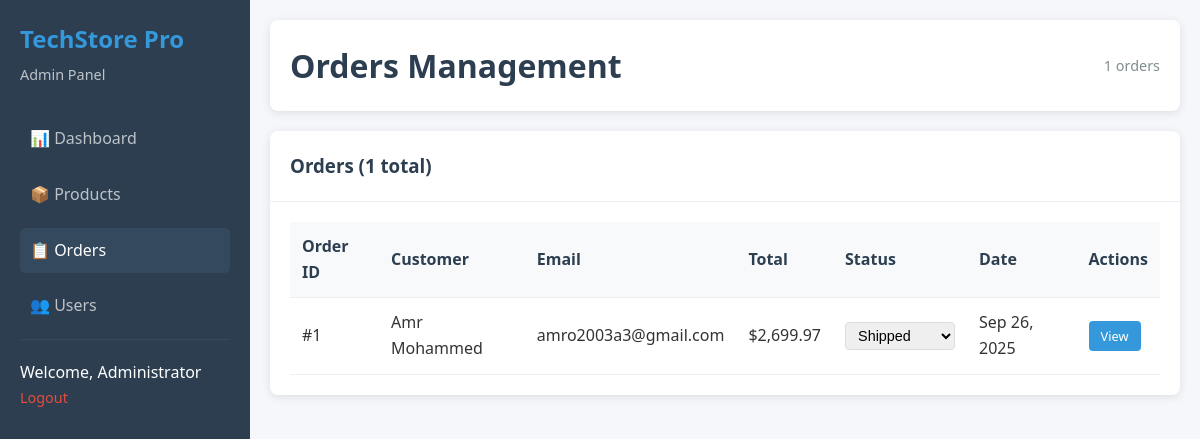
The page /admin/orders.php (signed in) on the database its author committed.
### tables this page shows
CREATE TABLE `orders` (
  `id` int(11) NOT NULL,
  `user_id` int(11) NOT NULL,
  `shipping_name` varchar(255) NOT NULL,
  `shipping_email` varchar(255) NOT NULL,
  `shipping_phone` varchar(20) NOT NULL,
  `shipping_address` text NOT NULL,
  `shipping_city` varchar(100) NOT NULL,
  `shipping_state` varchar(100) NOT NULL,
  `shipping_zip` varchar(20) NOT NULL,
  `card_last_four` varchar(4) NOT NULL,
  `subtotal` decimal(10,2) NOT NULL,
  `shipping` decimal(10,2) NOT NULL DEFAULT 0.00,
  `tax` decimal(10,2) NOT NULL DEFAULT 0.00,
  `total` decimal(10,2) NOT NULL,
  `status` enum('pending','processing','shipped','delivered','cancelled') DEFAULT 'pending',
  `created_at` timestamp NOT NULL DEFAULT current_timestamp(),
  `updated_at` timestamp NOT NULL DEFAULT current_timestamp() ON UPDATE current_timestamp()
);

CREATE TABLE `users` (
  `id` int(11) NOT NULL,
  `name` varchar(255) NOT NULL,
  `email` varchar(255) NOT NULL,
  `password` varchar(255) NOT NULL,
  `location` varchar(255) DEFAULT NULL,
  `phone` varchar(50) DEFAULT NULL,
  `created_at` timestamp NOT NULL DEFAULT current_timestamp(),
  `updated_at` timestamp NOT NULL DEFAULT current_timestamp() ON UPDATE current_timestamp()
);

### admin/includes/admin_auth.php (called while the page is built, shortened)
<?php
$admin_name = $_SESSION['admin_name'] ?? '';
?>

### admin/orders.php (the view, shortened to what this page needs)
<?php
require_once 'includes/admin_auth.php';
try {
    $sql = "SELECT o.*, u.name as customer_name, u.email as customer_email
            FROM orders o
            LEFT JOIN users u ON o.user_id = u.id
            ORDER BY o.created_at DESC
            LIMIT 20";
    $result = $conn->query($sql);
    $orders = $result ? $result->fetch_all(MYSQLI_ASSOC) : [];
} catch (Exception $e) {
    $orders = [];
    $_SESSION['error'] = 'Error loading orders: ' . $e->getMessage();
}
try {
    $count_sql = "SELECT COUNT(*) as total FROM orders";
    $count_result = $conn->query($count_sql);
    $total_orders = $count_result ? $count_result->fetch_assoc()['total'] : 0;
} catch (Exception $e) {
    $total_orders = 0;
}
?>
<!DOCTYPE html>
<html lang="en">
<head>
</head>
<body>
    <div class="admin-container">
        <div class="admin-sidebar">
            <div class="sidebar-header">
                <h2>TechStore Pro</h2>
                <p>Admin Panel</p>
            </div>
            <nav class="sidebar-nav">
                <ul>
                    <li><a href="dashboard.php">📊 Dashboard</a></li>
                    <li><a href="products.php">📦 Products</a></li>
                    <li><a href="orders.php" class="active">📋 Orders</a></li>
                    <li><a href="users.php">👥 Users</a></li>
                </ul>
            </nav>
            <div class="sidebar-footer">
                <p>Welcome, <?php echo htmlspecialchars($admin_name); ?></p>
                <a href="logout.php" class="logout-btn">Logout</a>
            </div>
        </div>
        <div class="admin-main">
            <header class="admin-header">
                <h1>Orders Management</h1>
                <div class="header-actions">
                    <span class="admin-info"><?php echo number_format($total_orders); ?> orders</span>
                </div>
            </header>
            <div class="admin-content">
                <div class="content-card">
                    <div class="card-header">
                        <h3>Orders (<?php echo number_format($total_orders); ?> total)</h3>
                    </div>
                    <div class="card-content">
                        <?php if (empty($orders)): ?>
                            <p class="no-data">No orders found</p>
                        <?php else: ?>
                            <table class="data-table">
                                <thead>
                                    <tr>
                                        <th>Order ID</th>
                                        <th>Customer</th>
                                        <th>Email</th>
                                        <th>Total</th>
                                        <th>Status</th>
                                        <th>Date</th>
                                        <th>Actions</th>
                                    </tr>
                                </thead>
                                <tbody>
                                    <?php foreach ($orders as $order): ?>
                                        <tr>
                                            <td>#<?php echo $order['id']; ?></td>
                                            <td><?php echo htmlspecialchars($order['customer_name'] ?? 'Unknown'); ?></td>
                                            <td><?php echo htmlspecialchars($order['customer_email'] ?? 'N/A'); ?></td>
                                            <td>$<?php echo number_format($order['total'], 2); ?></td>
                                            <td>
                                                <form method="POST" style="display: inline;">
                                                    <select name="status" onchange="this.form.submit()" class="status-select">
                                                        <option value="shipped" <?php echo $order['status'] === 'shipped' ? 'selected' : ''; ?>>Shipped</option>
                                                    </select>
                                                </form>
                                            </td>
                                            <td><?php echo date('M j, Y', strtotime($order['created_at'])); ?></td>
                                            <td>
                                                <a href="#" class="btn-small">View</a>
                                            </td>
                                        </tr>
                                    <?php endforeach; ?>
                                </tbody>
                            </table>
                        <?php endif; ?>
                    </div>
                </div>
            </div>
        </div>
    </div>
</body>
</html>

### admin/orders.php (style rules this page uses)
* { margin: 0; padding: 0; box-sizing: border-box; }
body { font-family: 'Segoe UI', Tahoma, Geneva, Verdana, sans-serif; background-color: #f5f7fa; color: #333; line-height: 1.6; }
.admin-container { display: flex; min-height: 100vh; }
.admin-sidebar { width: 250px; background: #2c3e50; color: white; padding: 20px; }
.sidebar-header h2 { color: #3498db; margin-bottom: 5px; }
.sidebar-header p { color: #bdc3c7; font-size: 0.9em; }
.sidebar-nav ul { list-style: none; margin-top: 30px; }
.sidebar-nav li { margin-bottom: 10px; }
.sidebar-nav a { color: #bdc3c7; text-decoration: none; padding: 10px; display: block; border-radius: 5px; transition: background 0.3s; }
.sidebar-nav a:hover, .sidebar-nav a.active { background: #34495e; color: white; }
.sidebar-footer { margin-top: auto; padding-top: 20px; border-top: 1px solid #34495e; }
.logout-btn { color: #e74c3c; text-decoration: none; font-size: 0.9em; }
.admin-main { flex: 1; padding: 20px; }
.admin-header { background: white; padding: 20px; border-radius: 8px; box-shadow: 0 2px 10px rgba(0,0,0,0.1); margin-bottom: 20px; display: flex; justify-content: space-between; align-items: center; }
.admin-header h1 { color: #2c3e50; }
.admin-info { color: #7f8c8d; font-size: 0.9em; }
.content-card { background: white; border-radius: 8px; box-shadow: 0 2px 10px rgba(0,0,0,0.1); margin-bottom: 20px; }
.card-header { padding: 20px; border-bottom: 1px solid #ecf0f1; display: flex; justify-content: space-between; align-items: center; }
.card-header h3 { color: #2c3e50; }
.card-content { padding: 20px; }
.data-table { width: 100%; border-collapse: collapse; }
.data-table th, .data-table td { padding: 12px; text-align: left; border-bottom: 1px solid #ecf0f1; }
.data-table th { background: #f8f9fa; font-weight: 600; color: #2c3e50; }
.status-select { padding: 4px 8px; border: 1px solid #ddd; border-radius: 4px; font-size: 0.9em; }
.btn-small { background: #3498db; color: white; border: none; padding: 6px 12px; border-radius: 4px; cursor: pointer; text-decoration: none; font-size: 0.8em; }

### rows shown on the page
orders: id "1", user.name "Amr Mohammed", user.email "amro2003a3@gmail.com", total "2,699.97", status "Shipped", created_at "Sep 26, 2025"

### other values the page prints
$admin_name "Administrator"
$total_orders "1"
